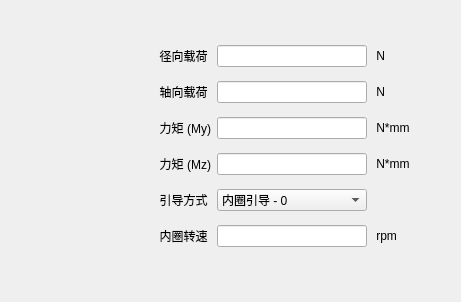
         <widget class="QWidget" name="tab_working">
          <attribute name="title">
           <string>工况参数</string>
          </attribute>
          <layout class="QGridLayout" name="gridLayout_5">
           <item row="0" column="0">
            <layout class="QVBoxLayout" name="verticalLayout_5">
             <item>
              <spacer name="verticalSpacer_3">
               <property name="orientation">
                <enum>Qt::Vertical</enum>
               </property>
               <property name="sizeType">
                <enum>QSizePolicy::Fixed</enum>
               </property>
               <property name="sizeHint" stdset="0">
                <size>
                 <width>20</width>
                 <height>30</height>
                </size>
               </property>
              </spacer>
             </item>
             <item>
              <layout class="QHBoxLayout" name="horizontalLayout_17">
               <item>
                <layout class="QVBoxLayout" name="verticalLayout_4">
                 <item>
                  <layout class="QHBoxLayout" name="horizontalLayout_9">
                   <item>
                    <widget class="QLabel" name="label_13">
                     <property name="sizePolicy">
                      <sizepolicy hsizetype="Fixed" vsizetype="Fixed">
                       <horstretch>0</horstretch>
                       <verstretch>0</verstretch>
                      </sizepolicy>
                     </property>
                     <property name="minimumSize">
                      <size>
                       <width>200</width>
                       <height>30</height>
                      </size>
                     </property>
                     <property name="maximumSize">
                      <size>
                       <width>200</width>
                       <height>30</height>
                      </size>
                     </property>
                     <property name="text">
                      <string>径向载荷 </string>
                     </property>
                     <property name="alignment">
                      <set>Qt::AlignRight|Qt::AlignTrailing|Qt::AlignVCenter</set>
                     </property>
                    </widget>
                   </item>
                   <item>
                    <widget class="QLineEdit" name="lineEditdynFr">
                     <property name="sizePolicy">
                      <sizepolicy hsizetype="Fixed" vsizetype="Fixed">
                       <horstretch>0</horstretch>
                       <verstretch>0</verstretch>
                      </sizepolicy>
                     </property>
                     <property name="minimumSize">
                      <size>
                       <width>150</width>
                       <height>0</height>
                      </size>
                     </property>
                     <property name="maximumSize">
                      <size>
                       <width>150</width>
                       <height>16777215</height>
                      </size>
                     </property>
                     <property name="alignment">
                      <set>Qt::AlignLeading|Qt::AlignLeft|Qt::AlignVCenter</set>
                     </property>
                    </widget>
                   </item>
                   <item>
                    <widget class="QLabel" name="label_14">
                     <property name="text">
                      <string> N</string>
                     </property>
                    </widget>
                   </item>
                  </layout>
                 </item>
                 <item>
                  <layout class="QHBoxLayout" name="horizontalLayout_10">
                   <item>
                    <widget class="QLabel" name="label_15">
                     <property name="sizePolicy">
                      <sizepolicy hsizetype="Fixed" vsizetype="Fixed">
                       <horstretch>0</horstretch>
                       <verstretch>0</verstretch>
                      </sizepolicy>
                     </property>
                     <property name="minimumSize">
                      <size>
                       <width>200</width>
                       <height>30</height>
                      </size>
                     </property>
                     <property name="maximumSize">
                      <size>
                       <width>200</width>
                       <height>30</height>
                      </size>
                     </property>
                     <property name="text">
                      <string>轴向载荷 </string>
                     </property>
                     <property name="alignment">
                      <set>Qt::AlignRight|Qt::AlignTrailing|Qt::AlignVCenter</set>
                     </property>
                    </widget>
                   </item>
                   <item>
                    <widget class="QLineEdit" name="lineEditdynFa">
                     <property name="sizePolicy">
                      <sizepolicy hsizetype="Fixed" vsizetype="Fixed">
                       <horstretch>0</horstretch>
                       <verstretch>0</verstretch>
                      </sizepolicy>
                     </property>
                     <property name="minimumSize">
                      <size>
                       <width>150</width>
                       <height>0</height>
                      </size>
                     </property>
                     <property name="maximumSize">
                      <size>
                       <width>150</width>
                       <height>16777215</height>
                      </size>
                     </property>
                     <property name="alignment">
                      <set>Qt::AlignLeading|Qt::AlignLeft|Qt::AlignVCenter</set>
                     </property>
                    </widget>
                   </item>
                   <item>
                    <widget class="QLabel" name="label_16">
                     <property name="text">
                      <string> N</string>
                     </property>
                    </widget>
                   </item>
                  </layout>
                 </item>
                 <item>
                  <layout class="QHBoxLayout" name="horizontalLayout_11">
                   <item>
                    <widget class="QLabel" name="label_17">
                     <property name="sizePolicy">
                      <sizepolicy hsizetype="Fixed" vsizetype="Fixed">
                       <horstretch>0</horstretch>
                       <verstretch>0</verstretch>
                      </sizepolicy>
                     </property>
                     <property name="minimumSize">
                      <size>
                       <width>200</width>
                       <height>30</height>
                      </size>
                     </property>
                     <property name="maximumSize">
                      <size>
                       <width>200</width>
                       <height>30</height>
                      </size>
                     </property>
                     <property name="text">
                      <string>力矩 (My)</string>
                     </property>
                     <property name="alignment">
                      <set>Qt::AlignRight|Qt::AlignTrailing|Qt::AlignVCenter</set>
                     </property>
                    </widget>
                   </item>
                   <item>
                    <widget class="QLineEdit" name="lineEditdynMy">
                     <property name="sizePolicy">
                      <sizepolicy hsizetype="Fixed" vsizetype="Fixed">
                       <horstretch>0</horstretch>
                       <verstretch>0</verstretch>
                      </sizepolicy>
                     </property>
                     <property name="minimumSize">
                      <size>
                       <width>150</width>
                       <height>0</height>
                      </size>
                     </property>
                     <property name="maximumSize">
                      <size>
                       <width>150</width>
                       <height>16777215</height>
                      </size>
                     </property>
                     <property name="alignment">
                      <set>Qt::AlignLeading|Qt::AlignLeft|Qt::AlignVCenter</set>
                     </property>
                    </widget>
                   </item>
                   <item>
                    <widget class="QLabel" name="label_18">
                     <property name="text">
                      <string> N*mm</string>
                     </property>
                    </widget>
                   </item>
                  </layout>
                 </item>
                 <item>
                  <layout class="QHBoxLayout" name="horizontalLayout_16">
                   <item>
                    <widget class="QLabel" name="label_27">
                     <property name="sizePolicy">
                      <sizepolicy hsizetype="Fixed" vsizetype="Fixed">
                       <horstretch>0</horstretch>
                       <verstretch>0</verstretch>
                      </sizepolicy>
                     </property>
                     <property name="minimumSize">
                      <size>
                       <width>200</width>
                       <height>30</height>
                      </size>
                     </property>
                     <property name="maximumSize">
                      <size>
                       <width>200</width>
                       <height>30</height>
                      </size>
                     </property>
                     <property name="text">
                      <string>力矩 (Mz)</string>
                     </property>
                     <property name="alignment">
                      <set>Qt::AlignRight|Qt::AlignTrailing|Qt::AlignVCenter</set>
                     </property>
                    </widget>
                   </item>
                   <item>
                    <widget class="QLineEdit" name="lineEditdynMz">
                     <property name="sizePolicy">
                      <sizepolicy hsizetype="Fixed" vsizetype="Fixed">
                       <horstretch>0</horstretch>
                       <verstretch>0</verstretch>
                      </sizepolicy>
                     </property>
                     <property name="minimumSize">
                      <size>
                       <width>150</width>
                       <height>0</height>
                      </size>
                     </property>
                     <property name="maximumSize">
                      <size>
                       <width>150</width>
                       <height>16777215</height>
                      </size>
                     </property>
                     <property name="alignment">
                      <set>Qt::AlignLeading|Qt::AlignLeft|Qt::AlignVCenter</set>
                     </property>
                    </widget>
                   </item>
                   <item>
                    <widget class="QLabel" name="label_28">
                     <property name="text">
                      <string> N*mm</string>
                     </property>
                    </widget>
                   </item>
                  </layout>
                 </item>
                 <item>
                  <layout class="QHBoxLayout" name="horizontalLayout_12">
                   <item>
                    <widget class="QLabel" name="label_19">
                     <property name="sizePolicy">
                      <sizepolicy hsizetype="Fixed" vsizetype="Fixed">
                       <horstretch>0</horstretch>
                       <verstretch>0</verstretch>
                      </sizepolicy>
                     </property>
                     <property name="minimumSize">
                      <size>
                       <width>200</width>
                       <height>30</height>
                      </size>
                     </property>
                     <property name="maximumSize">
                      <size>
                       <width>200</width>
                       <height>30</height>
                      </size>
                     </property>
                     <property name="text">
                      <string>引导方式 </string>
                     </property>
                     <property name="alignment">
                      <set>Qt::AlignRight|Qt::AlignTrailing|Qt::AlignVCenter</set>
                     </property>
                    </widget>
                   </item>
                   <item>
                    <widget class="QComboBox" name="comboBox_dyn">
                     <property name="sizePolicy">
                      <sizepolicy hsizetype="Fixed" vsizetype="Fixed">
                       <horstretch>0</horstretch>
                       <verstretch>0</verstretch>
                      </sizepolicy>
                     </property>
                     <property name="minimumSize">
                      <size>
                       <width>150</width>
                       <height>0</height>
                      </size>
                     </property>
                     <property name="maximumSize">
                      <size>
                       <width>150</width>
                       <height>16777215</height>
                      </size>
                     </property>
                     <property name="toolTip">
                      <string>引导方式</string>
                     </property>
                     <property name="whatsThis">
                      <string/>
                     </property>
                     <property name="editable">
                      <bool>false</bool>
                     </property>
                     <property name="currentIndex">
                      <number>0</number>
                     </property>
                     <property name="frame">
                      <bool>true</bool>
                     </property>
                     <property name="modelColumn">
                      <number>0</number>
                     </property>
                     <item>
                      <property name="text">
                       <string>内圈引导 - 0</string>
                      </property>
                     </item>
                     <item>
                      <property name="text">
                       <string>外圈引导 - 1</string>
                      </property>
                     </item>
                     <item>
                      <property name="text">
                       <string>钢球引导 - 2</string>
                      </property>
                     </item>
                    </widget>
                   </item>
                   <item>
                    <widget class="QLabel" name="label_20">
                     <property name="text">
                      <string/>
                     </property>
                    </widget>
                   </item>
                  </layout>
                 </item>
                 <item>
                  <layout class="QHBoxLayout" name="horizontalLayout_13">
                   <item>
                    <widget class="QLabel" name="label_21">
                     <property name="sizePolicy">
                      <sizepolicy hsizetype="Fixed" vsizetype="Fixed">
                       <horstretch>0</horstretch>
                       <verstretch>0</verstretch>
                      </sizepolicy>
                     </property>
                     <property name="minimumSize">
                      <size>
                       <width>200</width>
                       <height>30</height>
                      </size>
                     </property>
                     <property name="maximumSize">
                      <size>
                       <width>200</width>
                       <height>30</height>
                      </size>
                     </property>
                     <property name="text">
                      <string>内圈转速 </string>
                     </property>
                     <property name="alignment">
                      <set>Qt::AlignRight|Qt::AlignTrailing|Qt::AlignVCenter</set>
                     </property>
                    </widget>
                   </item>
                   <item>
                    <widget class="QLineEdit" name="lineEditdynni">
                     <property name="sizePolicy">
                      <sizepolicy hsizetype="Fixed" vsizetype="Fixed">
                       <horstretch>0</horstretch>
                       <verstretch>0</verstretch>
                      </sizepolicy>
                     </property>
                     <property name="minimumSize">
                      <size>
                       <width>150</width>
                       <height>0</height>
                      </size>
                     </property>
                     <property name="maximumSize">
                      <size>
                       <width>150</width>
                       <height>16777215</height>
                      </size>
                     </property>
                     <property name="alignment">
                      <set>Qt::AlignLeading|Qt::AlignLeft|Qt::AlignVCenter</set>
                     </property>
                    </widget>
                   </item>
                   <item>
                    <widget class="QLabel" name="label_22">
                     <property name="text">
                      <string> rpm</string>
                     </property>
                    </widget>
                   </item>
                  </layout>
                 </item>
                </layout>
               </item>
               <item>
                <spacer name="horizontalSpacer_7">
                 <property name="orientation">
                  <enum>Qt::Horizontal</enum>
                 </property>
                 <property name="sizeHint" stdset="0">
                  <size>
                   <width>40</width>
                   <height>20</height>
                  </size>
                 </property>
                </spacer>
               </item>
              </layout>
             </item>
             <item>
              <spacer name="verticalSpacer_4">
               <property name="orientation">
                <enum>Qt::Vertical</enum>
               </property>
               <property name="sizeHint" stdset="0">
                <size>
                 <width>20</width>
                 <height>40</height>
                </size>
               </property>
              </spacer>
             </item>
            </layout>
           </item>
          </layout>
         </widget>
